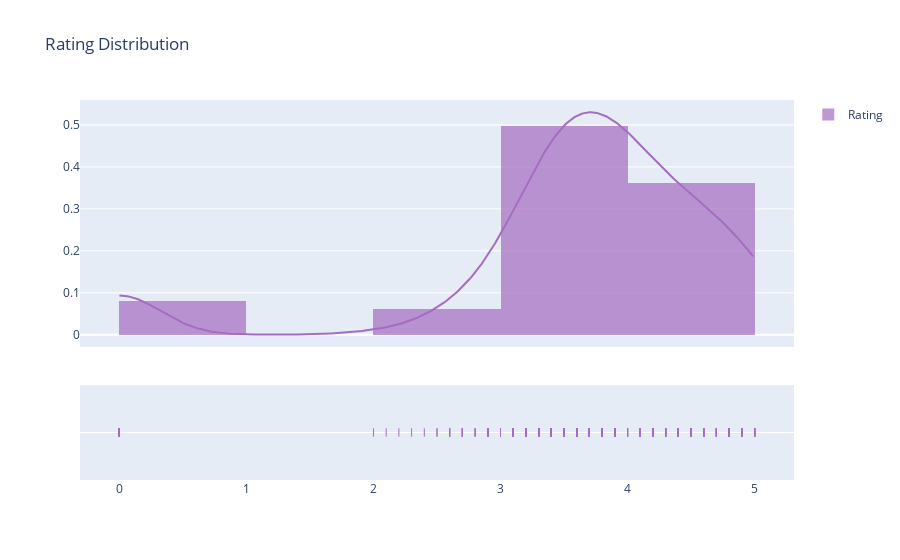

The cell this chart's notebook holds for it:
### Code cell
import plotly.figure_factory as ff
import numpy as np
# np.random.seed(1)

hist_data = [df['Rating']]
group_labels = ['Rating'] # name of the dataset
colors = ['#A56CC1']

fig = ff.create_distplot(hist_data, group_labels, colors=colors)
fig.update_layout(title_text='Rating Distribution')
fig.show()

### Figure 1 — Plotly figure (JSON) as saved in the notebook; plotly's stock layout.template omitted (floating-point values rounded to 4 significant figures; data arrays with more than 128 entries replaced by an {"elided": "..."} marker saying what was removed)
{"data": [{"autobinx": false, "histnorm": "probability density", "legendgroup": "Rating", "marker": {"color": "#A56CC1"}, "name": "Rating", "opacity": 0.7, "type": "histogram", "x": {"elided": "660 float values"}, "xaxis": "x", "xbins": {"end": 5, "size": 1, "start": 0}, "yaxis": "y"}, {"legendgroup": "Rating", "marker": {"color": "#A56CC1"}, "mode": "lines", "name": "Rating", "showlegend": false, "type": "scatter", "x": {"elided": "500 float values"}, "xaxis": "x", "y": {"elided": "500 float values"}, "yaxis": "y"}, {"legendgroup": "Rating", "marker": {"color": "#A56CC1", "symbol": "line-ns-open"}, "mode": "markers", "name": "Rating", "showlegend": false, "type": "scatter", "x": {"elided": "660 float values"}, "xaxis": "x", "y": {"elided": "660 str values"}, "yaxis": "y2"}], "layout": {"barmode": "overlay", "hovermode": "closest", "legend": {"traceorder": "reversed"}, "title": {"text": "Rating Distribution"}, "xaxis": {"anchor": "y2", "domain": [0, 1], "zeroline": false}, "yaxis": {"anchor": "free", "domain": [0.35, 1], "position": 0}, "yaxis2": {"anchor": "x", "domain": [0, 0.25], "dtick": 1, "showticklabels": false}}}
